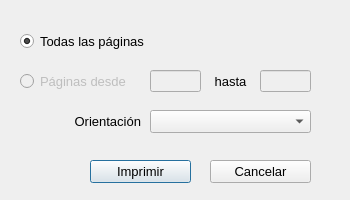
<?xml version="1.0" encoding="UTF-8"?>
<ui version="4.0">
 <class>QPrintRange</class>
 <widget class="QDialog" name="QPrintRange">
  <property name="geometry">
   <rect>
    <x>0</x>
    <y>0</y>
    <width>350</width>
    <height>200</height>
   </rect>
  </property>
  <property name="minimumSize">
   <size>
    <width>350</width>
    <height>200</height>
   </size>
  </property>
  <property name="maximumSize">
   <size>
    <width>350</width>
    <height>200</height>
   </size>
  </property>
  <property name="font">
   <font>
    <pointsize>10</pointsize>
   </font>
  </property>
  <property name="windowTitle">
   <string>Intervalo de páginas</string>
  </property>
  <property name="windowIcon">
   <iconset resource="resources.qrc">
    <normaloff>:/resources/pages.png</normaloff>:/resources/pages.png</iconset>
  </property>
  <widget class="QRadioButton" name="all">
   <property name="geometry">
    <rect>
     <x>20</x>
     <y>30</y>
     <width>141</width>
     <height>22</height>
    </rect>
   </property>
   <property name="font">
    <font>
     <pointsize>10</pointsize>
    </font>
   </property>
   <property name="text">
    <string>Todas las páginas</string>
   </property>
   <property name="checked">
    <bool>true</bool>
   </property>
  </widget>
  <widget class="QRadioButton" name="range">
   <property name="enabled">
    <bool>false</bool>
   </property>
   <property name="geometry">
    <rect>
     <x>20</x>
     <y>70</y>
     <width>121</width>
     <height>22</height>
    </rect>
   </property>
   <property name="font">
    <font>
     <pointsize>10</pointsize>
    </font>
   </property>
   <property name="text">
    <string>Páginas desde</string>
   </property>
   <property name="autoExclusive">
    <bool>true</bool>
   </property>
  </widget>
  <widget class="QLineEdit" name="from">
   <property name="enabled">
    <bool>false</bool>
   </property>
   <property name="geometry">
    <rect>
     <x>150</x>
     <y>70</y>
     <width>51</width>
     <height>22</height>
    </rect>
   </property>
   <property name="inputMethodHints">
    <set>Qt::ImhNone</set>
   </property>
   <property name="maxLength">
    <number>5</number>
   </property>
  </widget>
  <widget class="QLabel" name="label">
   <property name="geometry">
    <rect>
     <x>210</x>
     <y>70</y>
     <width>41</width>
     <height>22</height>
    </rect>
   </property>
   <property name="text">
    <string>hasta</string>
   </property>
   <property name="alignment">
    <set>Qt::AlignCenter</set>
   </property>
  </widget>
  <widget class="QLineEdit" name="to">
   <property name="enabled">
    <bool>false</bool>
   </property>
   <property name="geometry">
    <rect>
     <x>260</x>
     <y>70</y>
     <width>51</width>
     <height>22</height>
    </rect>
   </property>
   <property name="maxLength">
    <number>5</number>
   </property>
  </widget>
  <widget class="QPushButton" name="print">
   <property name="enabled">
    <bool>true</bool>
   </property>
   <property name="geometry">
    <rect>
     <x>90</x>
     <y>160</y>
     <width>101</width>
     <height>23</height>
    </rect>
   </property>
   <property name="font">
    <font>
     <pointsize>10</pointsize>
    </font>
   </property>
   <property name="text">
    <string>Imprimir</string>
   </property>
  </widget>
  <widget class="QPushButton" name="cancel">
   <property name="geometry">
    <rect>
     <x>210</x>
     <y>160</y>
     <width>101</width>
     <height>23</height>
    </rect>
   </property>
   <property name="font">
    <font>
     <pointsize>10</pointsize>
    </font>
   </property>
   <property name="text">
    <string>Cancelar</string>
   </property>
   <property name="autoDefault">
    <bool>false</bool>
   </property>
  </widget>
  <widget class="QLabel" name="label_2">
   <property name="geometry">
    <rect>
     <x>20</x>
     <y>110</y>
     <width>121</width>
     <height>23</height>
    </rect>
   </property>
   <property name="text">
    <string>Orientación</string>
   </property>
   <property name="alignment">
    <set>Qt::AlignRight|Qt::AlignTrailing|Qt::AlignVCenter</set>
   </property>
  </widget>
  <widget class="QComboBox" name="orientation">
   <property name="geometry">
    <rect>
     <x>150</x>
     <y>110</y>
     <width>161</width>
     <height>23</height>
    </rect>
   </property>
   <property name="editable">
    <bool>false</bool>
   </property>
  </widget>
 </widget>
 <resources>
  <include location="resources.qrc"/>
 </resources>
 <connections/>
</ui>
